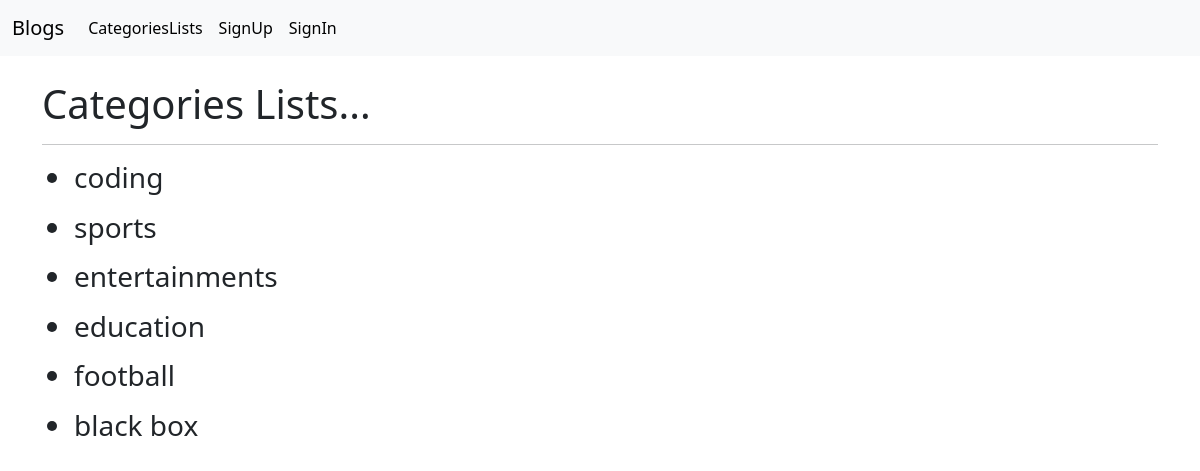
The page /category-list/ on the database its author committed.
### blogapp/models.py (models this page shows, shortened)
class Category(models.Model):
    name = models.CharField(max_length=100)
    def __str__(self):
        return self.name

### blogapp/views.py (the view)
# urls.py: path("category-list/",CategoryListView,name='category-lists'),
def CategoryListView(request):
    category_list = Category.objects.all()
    return render(request,'category_list.html',{'category_list':category_list})

### templates/category_list.html (shortened to what this page needs)
{% extends "base.html" %}
{% block content  %}
<h1>Categories Lists...</h1><hr>
{% for cate  in category_list %}
<h3>
    <ul>
        <li><a class="dropdown-item" href="{% url 'categories' cate|slugify %}">{{cate}}</a></li>
    </ul>
</h3>
{% endfor %}
{% endblock  %}

### rows shown on the page
Category: name "coding"
Category: name "sports"
Category: name "entertainments"
Category: name "education"
Category: name "football"
Category: name "black box"
